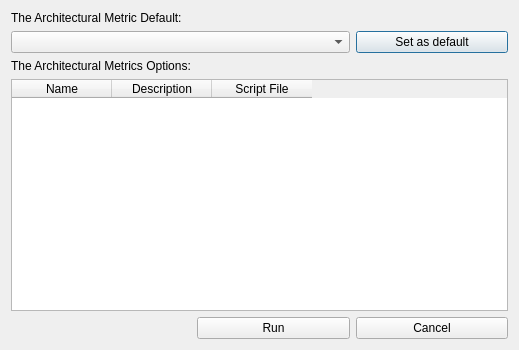
<?xml version="1.0" encoding="UTF-8"?>
<ui version="4.0">
 <class>DuSE::JsArchitecturalMetricsConfig</class>
 <widget class="QDialog" name="DuSE::JsArchitecturalMetricsConfig">
  <property name="geometry">
   <rect>
    <x>0</x>
    <y>0</y>
    <width>519</width>
    <height>350</height>
   </rect>
  </property>
  <property name="windowTitle">
   <string>Dialog</string>
  </property>
  <layout class="QGridLayout" name="gridLayout">
   <item row="0" column="0">
    <widget class="QLabel" name="label_1">
     <property name="text">
      <string>The Architectural Metric Default:</string>
     </property>
    </widget>
   </item>
   <item row="1" column="0" colspan="2">
    <widget class="QComboBox" name="metricDefaultComboBox"/>
   </item>
   <item row="1" column="2">
    <widget class="QPushButton" name="setDefaultPushButton">
     <property name="text">
      <string>Set as default</string>
     </property>
    </widget>
   </item>
   <item row="2" column="0">
    <widget class="QLabel" name="label_2">
     <property name="text">
      <string>The Architectural Metrics Options:</string>
     </property>
    </widget>
   </item>
   <item row="3" column="0" colspan="3">
    <widget class="QTableWidget" name="scriptsMetricsTable">
     <property name="sizeAdjustPolicy">
      <enum>QAbstractScrollArea::AdjustIgnored</enum>
     </property>
     <property name="alternatingRowColors">
      <bool>false</bool>
     </property>
     <property name="selectionMode">
      <enum>QAbstractItemView::SingleSelection</enum>
     </property>
     <property name="selectionBehavior">
      <enum>QAbstractItemView::SelectRows</enum>
     </property>
     <property name="gridStyle">
      <enum>Qt::SolidLine</enum>
     </property>
     <property name="sortingEnabled">
      <bool>true</bool>
     </property>
     <property name="cornerButtonEnabled">
      <bool>true</bool>
     </property>
     <property name="rowCount">
      <number>0</number>
     </property>
     <attribute name="horizontalHeaderVisible">
      <bool>true</bool>
     </attribute>
     <attribute name="horizontalHeaderCascadingSectionResizes">
      <bool>false</bool>
     </attribute>
     <attribute name="verticalHeaderVisible">
      <bool>true</bool>
     </attribute>
     <column>
      <property name="text">
       <string>Name</string>
      </property>
     </column>
     <column>
      <property name="text">
       <string>Description</string>
      </property>
     </column>
     <column>
      <property name="text">
       <string>Script File</string>
      </property>
     </column>
    </widget>
   </item>
   <item row="4" column="1">
    <widget class="QPushButton" name="runPushButton">
     <property name="text">
      <string>Run</string>
     </property>
    </widget>
   </item>
   <item row="4" column="2">
    <widget class="QDialogButtonBox" name="buttonBox">
     <property name="sizePolicy">
      <sizepolicy hsizetype="Minimum" vsizetype="Fixed">
       <horstretch>0</horstretch>
       <verstretch>0</verstretch>
      </sizepolicy>
     </property>
     <property name="orientation">
      <enum>Qt::Vertical</enum>
     </property>
     <property name="standardButtons">
      <set>QDialogButtonBox::Cancel</set>
     </property>
     <property name="centerButtons">
      <bool>false</bool>
     </property>
    </widget>
   </item>
  </layout>
  <zorder>buttonBox</zorder>
  <zorder>scriptsMetricsTable</zorder>
  <zorder>runPushButton</zorder>
  <zorder>setDefaultPushButton</zorder>
  <zorder>metricDefaultComboBox</zorder>
  <zorder>label_1</zorder>
  <zorder>label_2</zorder>
 </widget>
 <resources/>
 <connections>
  <connection>
   <sender>buttonBox</sender>
   <signal>accepted()</signal>
   <receiver>DuSE::JsArchitecturalMetricsConfig</receiver>
   <slot>accept()</slot>
   <hints>
    <hint type="sourcelabel">
     <x>248</x>
     <y>254</y>
    </hint>
    <hint type="destinationlabel">
     <x>157</x>
     <y>274</y>
    </hint>
   </hints>
  </connection>
  <connection>
   <sender>buttonBox</sender>
   <signal>rejected()</signal>
   <receiver>DuSE::JsArchitecturalMetricsConfig</receiver>
   <slot>reject()</slot>
   <hints>
    <hint type="sourcelabel">
     <x>316</x>
     <y>260</y>
    </hint>
    <hint type="destinationlabel">
     <x>286</x>
     <y>274</y>
    </hint>
   </hints>
  </connection>
 </connections>
</ui>
